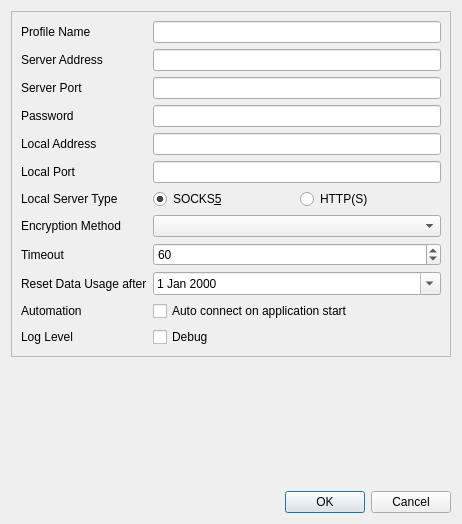
<?xml version="1.0" encoding="UTF-8"?>
<ui version="4.0">
 <class>EditDialog</class>
 <widget class="QDialog" name="EditDialog">
  <property name="geometry">
   <rect>
    <x>0</x>
    <y>0</y>
    <width>462</width>
    <height>524</height>
   </rect>
  </property>
  <property name="windowTitle">
   <string>Profile Editor</string>
  </property>
  <layout class="QVBoxLayout" name="verticalLayout">
   <item>
    <widget class="QFrame" name="editFrame">
     <property name="frameShape">
      <enum>QFrame::StyledPanel</enum>
     </property>
     <property name="frameShadow">
      <enum>QFrame::Raised</enum>
     </property>
     <layout class="QFormLayout" name="formLayout">
      <property name="labelAlignment">
       <set>Qt::AlignLeading|Qt::AlignLeft|Qt::AlignVCenter</set>
      </property>
      <item row="0" column="0">
       <widget class="QLabel" name="nameLabel">
        <property name="text">
         <string>Profile Name</string>
        </property>
       </widget>
      </item>
      <item row="0" column="1">
       <widget class="QLineEdit" name="nameEdit"/>
      </item>
      <item row="1" column="0">
       <widget class="QLabel" name="serverAddrLabel">
        <property name="text">
         <string>Server Address</string>
        </property>
       </widget>
      </item>
      <item row="1" column="1">
       <widget class="QLineEdit" name="serverAddrEdit"/>
      </item>
      <item row="2" column="0">
       <widget class="QLabel" name="serverPortLabel">
        <property name="text">
         <string>Server Port</string>
        </property>
       </widget>
      </item>
      <item row="2" column="1">
       <widget class="QLineEdit" name="serverPortEdit">
        <property name="inputMethodHints">
         <set>Qt::ImhDigitsOnly|Qt::ImhPreferNumbers</set>
        </property>
       </widget>
      </item>
      <item row="3" column="0">
       <widget class="QLabel" name="pwdLabel">
        <property name="text">
         <string>Password</string>
        </property>
       </widget>
      </item>
      <item row="3" column="1">
       <widget class="QLineEdit" name="pwdEdit">
        <property name="inputMethodHints">
         <set>Qt::ImhNoAutoUppercase|Qt::ImhNoPredictiveText|Qt::ImhSensitiveData</set>
        </property>
        <property name="echoMode">
         <enum>QLineEdit::PasswordEchoOnEdit</enum>
        </property>
       </widget>
      </item>
      <item row="4" column="0">
       <widget class="QLabel" name="localAddrLabel">
        <property name="text">
         <string>Local Address</string>
        </property>
       </widget>
      </item>
      <item row="4" column="1">
       <widget class="QLineEdit" name="localAddrEdit"/>
      </item>
      <item row="5" column="0">
       <widget class="QLabel" name="localPortLabel">
        <property name="text">
         <string>Local Port</string>
        </property>
       </widget>
      </item>
      <item row="5" column="1">
       <widget class="QLineEdit" name="localPortEdit">
        <property name="inputMethodHints">
         <set>Qt::ImhDigitsOnly|Qt::ImhPreferNumbers</set>
        </property>
       </widget>
      </item>
      <item row="6" column="0">
       <widget class="QLabel" name="localServerTypeLabel">
        <property name="text">
         <string>Local Server Type</string>
        </property>
       </widget>
      </item>
      <item row="6" column="1">
       <layout class="QHBoxLayout" name="localTypeHorizontalLayout" stretch="1,1">
        <item>
         <widget class="QRadioButton" name="socks5RadioButton">
          <property name="text">
           <string notr="true">SOCKS&amp;5</string>
          </property>
          <property name="checked">
           <bool>true</bool>
          </property>
          <attribute name="buttonGroup">
           <string notr="true">buttonGroup</string>
          </attribute>
         </widget>
        </item>
        <item>
         <widget class="QRadioButton" name="httpRadioButton">
          <property name="text">
           <string notr="true">HTTP(S)</string>
          </property>
          <attribute name="buttonGroup">
           <string notr="true">buttonGroup</string>
          </attribute>
         </widget>
        </item>
       </layout>
      </item>
      <item row="7" column="0">
       <widget class="QLabel" name="encryptLabel">
        <property name="text">
         <string>Encryption Method</string>
        </property>
       </widget>
      </item>
      <item row="7" column="1">
       <widget class="QComboBox" name="encryptComboBox">
        <property name="sizePolicy">
         <sizepolicy hsizetype="Expanding" vsizetype="Fixed">
          <horstretch>0</horstretch>
          <verstretch>0</verstretch>
         </sizepolicy>
        </property>
       </widget>
      </item>
      <item row="8" column="0">
       <widget class="QLabel" name="timeoutLabel">
        <property name="text">
         <string>Timeout</string>
        </property>
       </widget>
      </item>
      <item row="8" column="1">
       <widget class="QSpinBox" name="timeoutSpinBox">
        <property name="sizePolicy">
         <sizepolicy hsizetype="Expanding" vsizetype="Fixed">
          <horstretch>0</horstretch>
          <verstretch>0</verstretch>
         </sizepolicy>
        </property>
        <property name="minimum">
         <number>10</number>
        </property>
        <property name="maximum">
         <number>3600</number>
        </property>
        <property name="singleStep">
         <number>10</number>
        </property>
        <property name="value">
         <number>60</number>
        </property>
       </widget>
      </item>
      <item row="9" column="0">
       <widget class="QLabel" name="resetDateLabel">
        <property name="text">
         <string>Reset Data Usage after</string>
        </property>
       </widget>
      </item>
      <item row="9" column="1">
       <widget class="QDateEdit" name="resetDateEdit">
        <property name="sizePolicy">
         <sizepolicy hsizetype="Expanding" vsizetype="Fixed">
          <horstretch>0</horstretch>
          <verstretch>0</verstretch>
         </sizepolicy>
        </property>
        <property name="calendarPopup">
         <bool>true</bool>
        </property>
       </widget>
      </item>
      <item row="10" column="0">
       <widget class="QLabel" name="autoStartLabel">
        <property name="text">
         <string>Automation</string>
        </property>
       </widget>
      </item>
      <item row="10" column="1">
       <widget class="QCheckBox" name="autoStartCheckBox">
        <property name="sizePolicy">
         <sizepolicy hsizetype="Expanding" vsizetype="Fixed">
          <horstretch>0</horstretch>
          <verstretch>0</verstretch>
         </sizepolicy>
        </property>
        <property name="text">
         <string>Auto connect on application start</string>
        </property>
       </widget>
      </item>
      <item row="11" column="0">
       <widget class="QLabel" name="logLevelLabel">
        <property name="text">
         <string>Log Level</string>
        </property>
       </widget>
      </item>
      <item row="11" column="1">
       <widget class="QCheckBox" name="debugCheckBox">
        <property name="sizePolicy">
         <sizepolicy hsizetype="Expanding" vsizetype="Fixed">
          <horstretch>0</horstretch>
          <verstretch>0</verstretch>
         </sizepolicy>
        </property>
        <property name="text">
         <string>Debug</string>
        </property>
       </widget>
      </item>
     </layout>
    </widget>
   </item>
   <item>
    <spacer name="verticalSpacer">
     <property name="orientation">
      <enum>Qt::Vertical</enum>
     </property>
     <property name="sizeHint" stdset="0">
      <size>
       <width>20</width>
       <height>0</height>
      </size>
     </property>
    </spacer>
   </item>
   <item>
    <widget class="QDialogButtonBox" name="buttonBox">
     <property name="orientation">
      <enum>Qt::Horizontal</enum>
     </property>
     <property name="standardButtons">
      <set>QDialogButtonBox::Cancel|QDialogButtonBox::Ok</set>
     </property>
    </widget>
   </item>
  </layout>
 </widget>
 <tabstops>
  <tabstop>nameEdit</tabstop>
  <tabstop>serverAddrEdit</tabstop>
  <tabstop>serverPortEdit</tabstop>
  <tabstop>pwdEdit</tabstop>
  <tabstop>localAddrEdit</tabstop>
  <tabstop>localPortEdit</tabstop>
  <tabstop>socks5RadioButton</tabstop>
  <tabstop>httpRadioButton</tabstop>
  <tabstop>encryptComboBox</tabstop>
  <tabstop>timeoutSpinBox</tabstop>
  <tabstop>resetDateEdit</tabstop>
  <tabstop>autoStartCheckBox</tabstop>
  <tabstop>debugCheckBox</tabstop>
 </tabstops>
 <resources/>
 <connections>
  <connection>
   <sender>buttonBox</sender>
   <signal>rejected()</signal>
   <receiver>EditDialog</receiver>
   <slot>reject()</slot>
   <hints>
    <hint type="sourcelabel">
     <x>316</x>
     <y>260</y>
    </hint>
    <hint type="destinationlabel">
     <x>286</x>
     <y>274</y>
    </hint>
   </hints>
  </connection>
 </connections>
 <buttongroups>
  <buttongroup name="buttonGroup"/>
 </buttongroups>
</ui>
